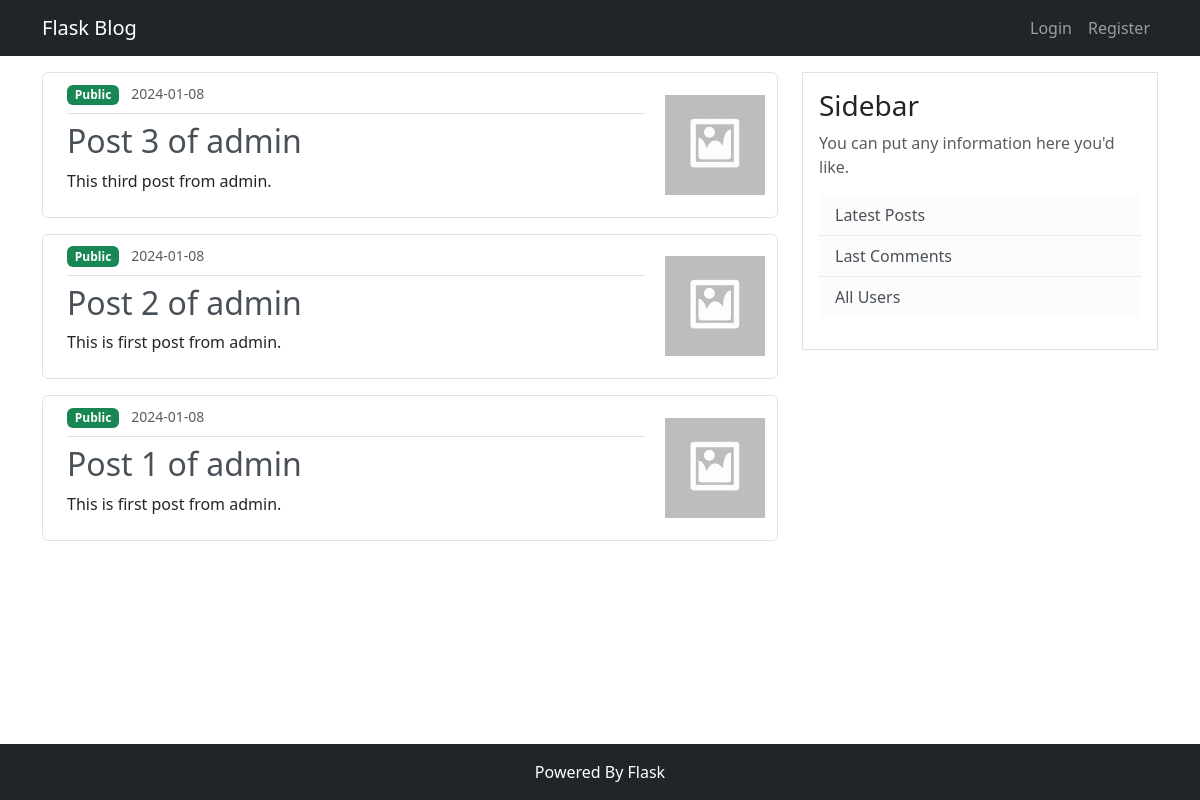
The page /posts/user/admin on the database its author committed.
### main/models.py (models this page shows, shortened)
class Post(db.Model):
    __tablename__ = "post"
    id: Mapped[int] = mapped_column(Integer, primary_key=True)
    title: Mapped[str] = mapped_column(String(100), nullable=False)
    date_posted: Mapped[datetime] = mapped_column(DateTime, default=func.now())
    content: Mapped[str] = mapped_column(Text, nullable=False)
    is_public: Mapped[bool] = mapped_column(Boolean, default=False)
    image_file: Mapped[str] = mapped_column(
        String(120), nullable=False, default="default_thumbnail.jpg"
    )
    author_id: Mapped[int] = mapped_column(ForeignKey("user.id"))
    author: Mapped["User"] = relationship(back_populates="posts")

### posts/views.py (the view)
@posts.route("/user/<username>")
def user_posts(username: str):
    user = services.get_first_or_404_filter_by(User, username=username)
    if user == current_user:
        return redirect(url_for("posts.my_posts"))
    return render_template("posts/user_posts.html", posts=user.posts)

### main/services.py (called while the page is built)
def get_first_or_404_filter_by(model, **kwargs):
    return db.first_or_404(db.select(model).filter_by(**kwargs))

### main/templates/posts/user_posts.html (shortened to what this page needs)
{% extends "base.html" %}
{% block content %}
{% if posts %}
{% for post in posts[::-1] %}
{% if post.is_public %}
<article class="d-flex align-items-center mb-3 p-2 border rounded">
  <div class="flex-grow-1 ms-3 me-3">
    <div class="pb-2 mb-2 border-bottom">
      <span class="badge bg-success text-white me-2">Public</span>
      <small class="text-muted">{{ post.date_posted.strftime("%Y-%m-%d") }}</small>
    </div>
    <h2><a class="text-dark-emphasis text-decoration-none" href="{{ url_for('posts.post', post_id=post.id) }}">{{
        post.title }}</a></h2>
    <p>{{ post.content }}</p>
  </div>
  <div class="flex-shrink-0 m-1">
    <img class="article-img" src="{{ url_for('static', filename='posts/thumbnails/' + post.image_file) }}">
  </div>
</article>
{% endif%}
{% endfor %}
{% else %}
<h2>This user does not have any public posts.</h2>
{% endif %}
{% endblock content %}

### main/static/css/main.css (style rules this page uses)
.article-img { height: 100px; width: 100px; }

### rows shown on the page
Post: date_posted "2024-01-08", title "Post 3 of admin", content "This third post from admin.", image_file (placeholder picture)
Post: date_posted "2024-01-08", title "Post 2 of admin", content "This is first post from admin.", image_file (placeholder picture)
Post: date_posted "2024-01-08", title "Post 1 of admin", content "This is first post from admin.", image_file (placeholder picture)
